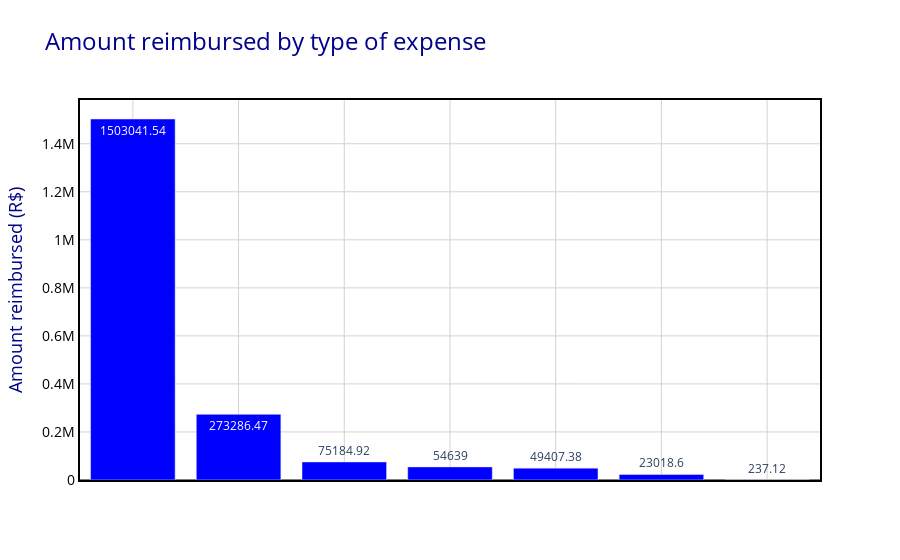

The code cell stored with this chart in its notebook:
### Code cell
# Plot the data
trace = go.Bar(
    x=amount_by_type["TIPO_DESPESA"],
    y=amount_by_type["VALOR_REEMBOLSADO"],
    marker=dict(color="blue"),
    text=amount_by_type["VALOR_REEMBOLSADO"],
    textposition="auto",
)

# Set chart layout
layout = go.Layout(
    title="Amount reimbursed by type of expense",
    titlefont=dict(size=24, color="darkblue"),
    xaxis=dict(
        xaxis_layout,
        showticklabels=False,  # Turn off X axis values
    ),
    yaxis=yaxis_layout,
    hovermode="closest",
    plot_bgcolor="white",
)

py.iplot({"data": [trace], "layout": layout})

### Figure 1 — Plotly figure (JSON) as saved in the notebook; plotly's stock layout.template omitted (floating-point values rounded to 4 significant figures)
{"data": [{"marker": {"color": "blue"}, "text": [1503000.0, 273300.0, 75180.0, 54639, 49410.0, 23020.0, 237.1], "textposition": "auto", "type": "bar", "x": ["Aluguel de imóveis para escritório político, compreendendo despesas concernentes a eles.", "Passagens aéreas, aquáticas e terrestres nacionais", "Aquisiçăo de material de consumo para uso no escritório político, inclusive aquisiçăo ou locaçăo de software, despesas postais, aquisiçăo de publicaçơes, locaçăo de móveis e de equipamentos. ", "Contrataçăo de consultorias, assessorias, pesquisas, trabalhos técnicos e outros serviços de apoio ao exercício do mandato parlamentar", "Locomoçăo, hospedagem, alimentaçăo, combustíveis e lubrificantes", "Divulgaçăo da atividade parlamentar", "Serviços de Segurança Privada"], "y": [1503000.0, 273300.0, 75180.0, 54639, 49410.0, 23020.0, 237.1]}], "layout": {"hovermode": "closest", "plot_bgcolor": "white", "title": {"font": {"color": "darkblue", "size": 24}, "text": "Amount reimbursed by type of expense"}, "xaxis": {"gridcolor": "lightgrey", "gridwidth": 1, "linecolor": "black", "linewidth": 2, "mirror": true, "showgrid": true, "showline": true, "showticklabels": false, "tickfont": {"color": "black", "size": 14}, "title": {"font": {"color": "darkblue", "size": 18}}, "zeroline": true, "zerolinecolor": "grey", "zerolinewidth": 2}, "yaxis": {"gridcolor": "lightgrey", "gridwidth": 1, "linecolor": "black", "linewidth": 2, "mirror": true, "showgrid": true, "showline": true, "tickfont": {"color": "black", "size": 14}, "title": {"font": {"color": "darkblue", "size": 18}, "text": "Amount reimbursed (R$)"}, "zeroline": true, "zerolinecolor": "grey", "zerolinewidth": 2}}}
